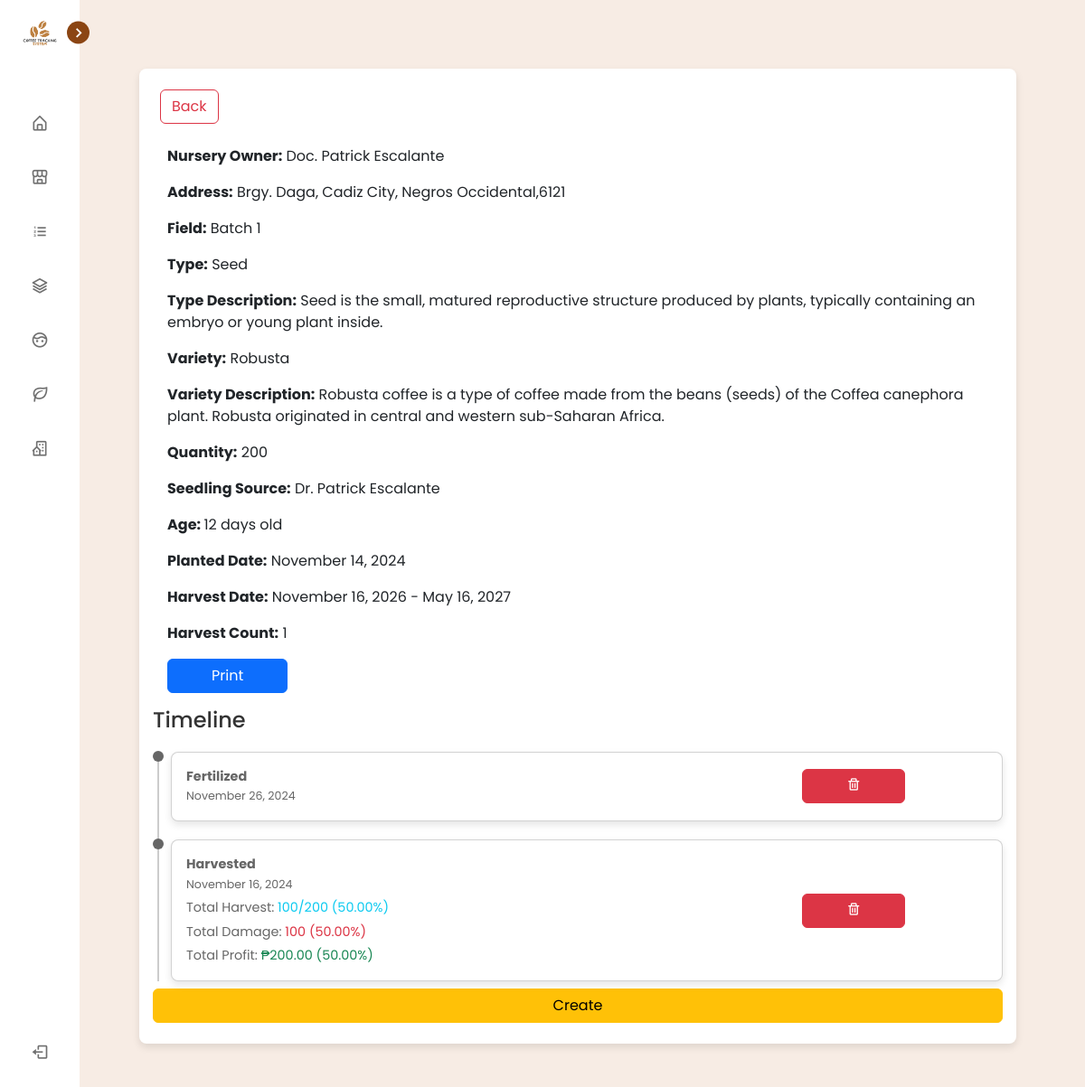
/view/pages/plant_timeline/index.php?id=46&nurseryID=249ffcef-a29a-11ef-a9cc-6c2408a7860e (signed in), run on the app's committed database.
### tables this page shows
CREATE TABLE `tbl_nursery` (
  `id` int(255) NOT NULL,
  `nursery_id` varchar(255) DEFAULT NULL,
  `nursery_field` varchar(255) NOT NULL,
  `source_id` varchar(255) NOT NULL,
  `type_id` varchar(255) DEFAULT NULL,
  `variety_id` varchar(255) DEFAULT NULL,
  `bought_price` int(255) NOT NULL,
  `quantity` int(255) NOT NULL,
  `planted_date` varchar(255) DEFAULT NULL,
  `created_date` timestamp(6) NOT NULL DEFAULT current_timestamp(6)
);

CREATE TABLE `tbl_timeline` (
  `id` int(255) NOT NULL,
  `nursery_id_fk` varchar(255) DEFAULT NULL,
  `content_id` varchar(255) DEFAULT NULL,
  `quantity` varchar(255) NOT NULL,
  `timeline_title` varchar(255) NOT NULL,
  `history_date` varchar(255) DEFAULT NULL,
  `created_time` time NOT NULL DEFAULT current_timestamp()
);

### connection/connection.php (called while the page is built, shortened)
<?php
class config {
    public function __construct(){
        $dsn = "mysql:host=".H.";dbname=".DB;
        $username = U;
        $password = P;
        try {
            $this->pdo = new PDO($dsn, $username, $password);
        } catch (PDOException $e) {
            die("Connection failed: " . $e->getMessage());
        }
    }
}
?>

### services/PlantNurseryService.php (called while the page is built, shortened)
<?php
require_once("../../../connection/connection.php");
class PlantInfo extends config {
    public function getPlantDataByID($nurseryID) {
        try {
            $query = "SELECT
                            n.id,
                            n.nursery_id,
                            n.nursery_field,
                            n.bought_price,
                            n.type_id,
                            t.type_name,
                            t.description AS type_description,
                            n.variety_id,
                            v.variety_name,
                            v.description AS variety_description,
                            n.quantity,
                            n.planted_date,
                            n.created_date,
                            s.source_fullname,
                            s.source_id,
                            -- This will count the number of harvested plants for the specific nursery ID
                            (SELECT COUNT(*)
                             FROM tbl_timeline
                             WHERE timeline_title = 'Harvested' AND nursery_id_fk = n.nursery_id) AS harvest_count
                        FROM
                            tbl_nursery n
                        JOIN
                            tbl_type t ON n.type_id = t.type_id
                        JOIN
                            tbl_variety v ON n.variety_id = v.variety_id
                        JOIN
                            tbl_source s ON n.source_id = s.source_id
                        WHERE
                            n.nursery_id = :nurseryID";
            $stmt = $this->pdo->prepare($query);
            $stmt->bindParam(':nurseryID', $nurseryID, PDO::PARAM_INT);
            $stmt->execute();
            return $stmt->fetch(PDO::FETCH_ASSOC);
        }
        catch (PDOException $e) {
            echo "Error: " . $e->getMessage();
        }
    }
    public function getHarvestStatus($nurseryID) {
        try {
            $query = "
                SELECT
                    CASE
                        WHEN EXISTS (
                            SELECT 1 FROM tbl_timeline WHERE nursery_id_fk = :nurseryID AND timeline_title = 'Harvested'
                        )
                        THEN (
                            SELECT MAX(history_date) FROM tbl_timeline WHERE nursery_id_fk = :nurseryID AND timeline_title = 'Harvested'
                        )
                        ELSE (
                            SELECT planted_date FROM tbl_nursery WHERE nursery_id = :nurseryID
                        )
                    END AS relevant_date,
                    CASE
                        WHEN EXISTS (
                            SELECT 1
                            FROM tbl_timeline
                            WHERE nursery_id_fk = :nurseryID
                            AND timeline_title = 'Harvested'
                        )
                        THEN 'True'
                        ELSE 'False'
                    END AS status
            ";
            $stmt = $this->pdo->prepare($query);
            $stmt->bindParam(':nurseryID', $nurseryID);
            $stmt->execute();
            return $stmt->fetch(PDO::FETCH_ASSOC);
        }
        catch (PDOException $e) {
            echo "Error: " . $e->getMessage();
        }
    }
}
?>

### services/PlantTimelineService.php (called while the page is built, shortened)
<?php
require_once("../../../connection/connection.php");
class Timeline extends config {
    public function getTimelineById($nursery_id_fk) {
        try {
                $query = "SELECT `id`, `nursery_id_fk`, `content_id`, `quantity`, `timeline_title`, `history_date`
                          FROM `tbl_timeline`
                          WHERE `nursery_id_fk` = :nursery_id_fk
                          ORDER BY `history_date` DESC, `created_time` DESC;";
                $stmt = $this->pdo->prepare($query);
                $stmt->bindParam(':nursery_id_fk', $nursery_id_fk);
                $stmt->execute();
                return $stmt->fetchAll(PDO::FETCH_ASSOC);
        }
        catch (PDOException $e) {
            echo "Error: " . $e->getMessage();
        }
    }
}
?>

### view/pages/plant_timeline/index.php (the view, shortened to what this page needs)
<?php
  require_once('../../../services/PlantTimelineService.php');
  require_once('../../../services/PlantNurseryService.php');
  $timeline = new Timeline();
  $plant = new PlantInfo();
  $nurseryID = $_GET['nurseryID'];
  $timelines = $timeline->getTimelineById($nurseryID);
  $plantData = $plant->getPlantDataByID($nurseryID);
  include_once('../../components/header.php');
?>
    <div class="m-1 p-1 p-lg-5">
        <div class="timeline-container">
        <a class="btn btn-outline-danger m-2" href="../plant_nursery/index.php" width="200"> Back </a>
        <div class="p-3">
            <div class="row">
                <div class="col-md-12 text-left">
                    <p><strong>Nursery Owner:</strong> Doc. Patrick Escalante</p>
                    <p><strong>Address:</strong> Brgy. Daga, Cadiz City, Negros Occidental,6121</p>
                    <p><strong>Field:</strong> <?php echo $plantData['nursery_field']; ?></p>
                    <p><strong>Type:</strong> <?php echo $plantData['type_name']; ?></p>
                    <p><strong>Type Description:</strong> <?php echo $plantData['type_description']; ?></p>
                    <p><strong>Variety:</strong> <?php echo $plantData['variety_name']; ?></p>
                    <p><strong>Variety Description:</strong> <?php echo $plantData['variety_description']; ?></p>
                    <p><strong>Quantity:</strong> <?php echo $plantData['quantity']; ?></p>
                    <p><strong>Seedling Source:</strong> <?php echo $plantData['source_fullname']; ?></p>
                    <p><strong>Age: </strong> <?php
                                                    $plantedDate = $plantData['planted_date'];
                                                    $plantedDateObj = new DateTime($plantedDate);
                                                    $currentDate = new DateTime();
                                                    $interval = $plantedDateObj->diff($currentDate);
                                                    if ($interval->y > 0) {
                                                        echo $interval->y . ' years old';
                                                    } elseif ($interval->m > 0) {
                                                        echo $interval->m . ' months old';
                                                    } else {
                                                        echo $interval->d . ' days old';
                                                    }
                                                    ?>
                                                    </p>
                    <p><strong>Planted Date:</strong>
                    <?php
                        $plantedDate = new DateTime($plantData['planted_date']);
                        echo $plantedDate->format('F j, Y');
                    ?></p>
                    <p>
                    <strong>Harvest Date:</strong>
                        <?php
                            $history_date = $plant->getHarvestStatus($plantData['nursery_id']);
                            $relevant_date = $history_date['relevant_date'];
                            $start_date = new DateTime($relevant_date);
                            $end_date = clone $start_date;
                            $start_date->modify('+24 months');
                            $end_date->modify('+30 months');
                            echo $start_date->format('F j, Y') . ' - ' . $end_date->format('F j, Y');
                        ?>
                    </p>
                    <p><strong>Harvest Count:</strong> <?php echo $plantData['harvest_count']; ?></p>
                    <a class="btn btn-primary px-5" href="download_pdf.php?nurseryID=<?php echo htmlspecialchars($nurseryID); ?>">
                        Print
                    </a>
                </div>
            </div>
        </div>
            <h2>Timeline</h2>
            <div class="timeline">
            <?php if (!empty($timelines)): ?>
                <?php foreach ($timelines as $timelineItem): ?>
                    <div class="timeline-item">
                        <div class="card p-2 timeline-content ml-2 p-1">
                            <div class="row g-0 p-2">
                                <div class="col-6 col-md-9 ml-md-2">
                                    <a class="w-100 text-left text-decoration-none" data-bs-toggle="collapse" href="#collapse<?php echo htmlspecialchars($timelineItem['id']); ?>" role="button" aria-expanded="false" aria-controls="collapseExample">
                                        <p class="m-0">
                                            <strong>
                                                <?php echo htmlspecialchars($timelineItem['timeline_title']); ?>
                                            </strong>
                                        </p>
                                        <p class="m-0">
                                            <small>
                                                <?php
                                                $historyDate = htmlspecialchars($timelineItem['history_date']);
                                                $dateObject = DateTime::createFromFormat('Y-m-d', $historyDate);
                                                $formattedDate = $dateObject->format('F j, Y');
                                                echo htmlspecialchars($formattedDate); ?>
                                            </small>
                                        </p>
                                    </a>
                                    <?php if ($timelineItem['timeline_title'] === "Harvested") { ?>
                                            <?php
                                                $totalPlanted = $plantData['quantity'];
                                                $harvestedQuantity = $timelineItem['quantity'];
                                                $totalDamage = $totalPlanted - $harvestedQuantity;
                                                $harvestPercentage = ($harvestedQuantity / $totalPlanted) * 100;
                                                $damagePercentage = ($totalDamage / $totalPlanted) * 100;
                                                $profitPerPlant = 2;
                                                $totalProfit = $harvestedQuantity * $profitPerPlant;
                                            ?>
                                                <p>Total Harvest:
                                                    <span class="text-info">
                                                        <?php echo $harvestedQuantity . "/" . $totalPlanted . " (" . number_format($harvestPercentage, 2) . "%)"; ?>
                                                    </span>
                                                </p>
                                                <p>Total Damage:
                                                    <span class="text-danger">
                                                        <?php echo $totalDamage . " (" . number_format($damagePercentage, 2) . "%)"; ?>
                                                    </span>
                                                </p>
                                                <p>Total Profit:
                                                    <span class="text-success">
                                                        <?php
                                                            $profitPerPlant = 2;
                                                            $maxProfit = $plantData['quantity'] * $profitPerPlant;
                                                            $profitPercentage = ($totalProfit / $maxProfit) * 100;
                                                            echo "₱" . number_format($totalProfit, 2) . " (" . number_format($profitPercentage, 2) . "%)";
                                                        ?>
                                                    </span>
                                                </p>
                                        <?php } ?>
                                </div>
                                <div class="col-6 col-md-2 d-flex justify-content-center align-items-center mt-2 mt-md-0">
                                    <a class="btn btn-danger mx-1 px-3 px-md-5" onclick="setDeleteTimelineId('<?php echo htmlspecialchars($timelineItem['id']); ?>')">
                                     <i class='bx bx-trash icon'></i>
                                    </a>
                                </div>
                            </div>
                        </div>
                    </div>
                <?php endforeach; ?>
            <?php else: ?>
                <div class="text-center">No records found.</div>
            <?php endif; ?>
            </div>
            <a class="btn btn-warning w-100 my-2" data-bs-toggle="modal" data-bs-target="#createTimelineModal">
                Create
            </a>
        </div>
    </div>
<?php include_once('../../components/footer.php'); ?>

### view/css/style.css (style rules this page uses)
body { padding: 5px; background-color: #f5f5f5; font-family: Arial, sans-serif; }
.timeline-container { max-width: 100%; background-color: white; padding: 15px; border-radius: 8px; box-shadow: 0 4px 8px rgba(0, 0, 0, 0.1); }
h2 { font-size: 1.5rem; margin-bottom: 20px; color: #333; }
.timeline { position: relative; padding-left: 20px; }
.timeline::before { content: ''; position: absolute; width: 2px; background-color: #ccc; top: 0; bottom: 0; left: 5px; }
.timeline-item { display: flex; align-items: flex-start; margin-bottom: 20px; position: relative; }
.timeline-content { background-color: #fff; padding: 10px 20px; border-radius: 8px; box-shadow: 0 4px 8px rgba(0, 0, 0, 0.1); flex-grow: 1; }
.timeline-content p { margin: 5px 0 0; font-size: 0.9rem; color: #666; }
.timeline-item::before { content: ''; position: absolute; width: 12px; height: 12px; background-color: #666; border-radius: 50%; left: -20px; top: -1px; }
.timeline-item:last-child { margin-bottom: 0; }

### view/css/sidebar.css (style rules this page uses)
* { margin: 0; padding: 0; box-sizing: border-box; font-family: 'Poppins', sans-serif; }
:root { --body-color: #f7ece4; --sidebar-color: #FFF; --primary-color: #8B4513; --primary-color-light: #fffbf5; --toggle-color: #DDD; --text-color: #707070; --tran-03: all 0.2s ease; --tran-03: all 0.3s ease; --tran-04: all 0.3s ease; --tran-05: all 0.3s ease; }
body { min-height: 100vh; background-color: var(--body-color); transition: var(--tran-05); }

### data on the page
tbl_nursery: nursery_field "Batch 1", quantity "200", planted_date "12", planted_date "November 14, 2024", quantity.quantity "100", quantity.quantity "50.00"
tbl_timeline: timeline_title "Fertilized", history_date "November 26, 2024"
tbl_timeline: timeline_title "Harvested", history_date "November 16, 2024", quantity "100", quantity.quantity "50.00", totalProfit "200.00", profitPercentage "50.00"

### other printed values
$plantData['type_name'] "Seed"
$plantData['type_description'] "Seed is the small, matured reproductive structure produced by plants, typically containing an embryo or young plant inside."
$plantData['variety_name'] "Robusta"
$plantData['variety_description'] "Robusta coffee is a type of coffee made from the beans (seeds) of the Coffea canephora plant. Robusta originated in central and western sub-Saharan Africa."
$plantData['source_fullname'] "Dr. Patrick Escalante"
$start_date->format('F j, Y') "November 16, 2026"
$end_date->format('F j, Y') "May 16, 2027"
$plantData['harvest_count'] "1"
